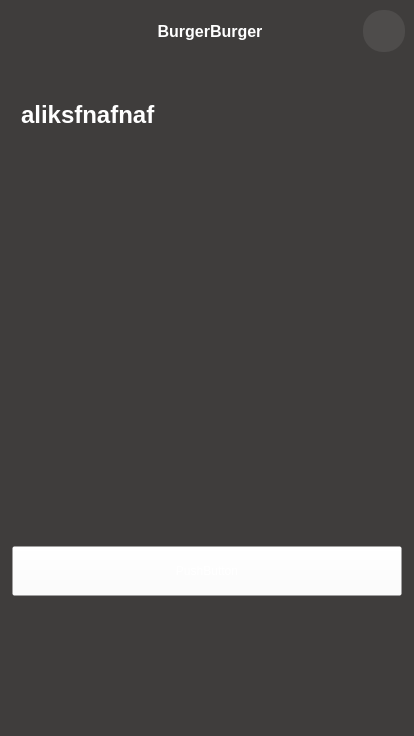
<?xml version="1.0" encoding="UTF-8"?>
<ui version="4.0">
 <class>MainWindow</class>
 <widget class="QMainWindow" name="MainWindow">
  <property name="geometry">
   <rect>
    <x>0</x>
    <y>0</y>
    <width>414</width>
    <height>736</height>
   </rect>
  </property>
  <property name="windowTitle">
   <string>MainWindow</string>
  </property>
  <widget class="QWidget" name="centralwidget">
   <property name="styleSheet">
    <string notr="true">#MainWidget{
	background-color:rgb(63, 61, 60)
}

QLabel{
	color:rgb(255, 255, 255);
}

QPushButton{
	color:rgb(255, 255, 255);
	background-color: rgba(255, 255, 255, 20);
}</string>
   </property>
   <layout class="QHBoxLayout" name="horizontalLayout">
    <property name="leftMargin">
     <number>0</number>
    </property>
    <property name="topMargin">
     <number>0</number>
    </property>
    <property name="rightMargin">
     <number>0</number>
    </property>
    <property name="bottomMargin">
     <number>0</number>
    </property>
    <item>
     <widget class="QWidget" name="MainWidget" native="true">
      <property name="styleSheet">
       <string notr="true"/>
      </property>
      <layout class="QVBoxLayout" name="verticalLayout">
       <property name="spacing">
        <number>10</number>
       </property>
       <property name="leftMargin">
        <number>0</number>
       </property>
       <property name="topMargin">
        <number>0</number>
       </property>
       <property name="rightMargin">
        <number>0</number>
       </property>
       <property name="bottomMargin">
        <number>0</number>
       </property>
       <item>
        <widget class="QWidget" name="TitleWidget" native="true">
         <property name="sizePolicy">
          <sizepolicy hsizetype="Preferred" vsizetype="Fixed">
           <horstretch>0</horstretch>
           <verstretch>0</verstretch>
          </sizepolicy>
         </property>
         <property name="minimumSize">
          <size>
           <width>0</width>
           <height>60</height>
          </size>
         </property>
         <property name="styleSheet">
          <string notr="true">QPushButton {
    border-radius: 20px;
}
</string>
         </property>
         <layout class="QHBoxLayout" name="horizontalLayout_2">
          <item>
           <widget class="QLabel" name="label_3">
            <property name="sizePolicy">
             <sizepolicy hsizetype="MinimumExpanding" vsizetype="Preferred">
              <horstretch>0</horstretch>
              <verstretch>0</verstretch>
             </sizepolicy>
            </property>
            <property name="minimumSize">
             <size>
              <width>48</width>
              <height>44</height>
             </size>
            </property>
            <property name="maximumSize">
             <size>
              <width>48</width>
              <height>44</height>
             </size>
            </property>
            <property name="font">
             <font>
              <pointsize>14</pointsize>
             </font>
            </property>
            <property name="text">
             <string/>
            </property>
            <property name="textFormat">
             <enum>Qt::AutoText</enum>
            </property>
            <property name="pixmap">
             <pixmap resource="resources.qrc">:/icons/icons/burger-svgrepo-com.png</pixmap>
            </property>
            <property name="scaledContents">
             <bool>true</bool>
            </property>
            <property name="alignment">
             <set>Qt::AlignCenter</set>
            </property>
           </widget>
          </item>
          <item>
           <widget class="QLabel" name="label">
            <property name="font">
             <font>
              <pointsize>12</pointsize>
              <weight>75</weight>
              <bold>true</bold>
             </font>
            </property>
            <property name="text">
             <string>BurgerBurger</string>
            </property>
            <property name="alignment">
             <set>Qt::AlignCenter</set>
            </property>
           </widget>
          </item>
          <item>
           <widget class="QPushButton" name="pushButton_4">
            <property name="sizePolicy">
             <sizepolicy hsizetype="Fixed" vsizetype="Fixed">
              <horstretch>0</horstretch>
              <verstretch>0</verstretch>
             </sizepolicy>
            </property>
            <property name="minimumSize">
             <size>
              <width>0</width>
              <height>0</height>
             </size>
            </property>
            <property name="maximumSize">
             <size>
              <width>42</width>
              <height>42</height>
             </size>
            </property>
            <property name="styleSheet">
             <string notr="true"/>
            </property>
            <property name="text">
             <string/>
            </property>
            <property name="icon">
             <iconset resource="resources.qrc">
              <normaloff>:/icons/icons/1564505_close_delete_exit_remove_icon.png</normaloff>:/icons/icons/1564505_close_delete_exit_remove_icon.png</iconset>
            </property>
            <property name="iconSize">
             <size>
              <width>50</width>
              <height>50</height>
             </size>
            </property>
           </widget>
          </item>
         </layout>
        </widget>
       </item>
       <item>
        <widget class="QWidget" name="Main" native="true">
         <layout class="QVBoxLayout" name="verticalLayout_2">
          <property name="spacing">
           <number>0</number>
          </property>
          <property name="leftMargin">
           <number>12</number>
          </property>
          <property name="topMargin">
           <number>0</number>
          </property>
          <property name="rightMargin">
           <number>12</number>
          </property>
          <property name="bottomMargin">
           <number>0</number>
          </property>
          <item>
           <spacer name="verticalSpacer_2">
            <property name="orientation">
             <enum>Qt::Vertical</enum>
            </property>
            <property name="sizeType">
             <enum>QSizePolicy::Fixed</enum>
            </property>
            <property name="sizeHint" stdset="0">
             <size>
              <width>20</width>
              <height>20</height>
             </size>
            </property>
           </spacer>
          </item>
          <item>
           <widget class="QWidget" name="ProductListWidget" native="true">
            <property name="sizePolicy">
             <sizepolicy hsizetype="Preferred" vsizetype="Preferred">
              <horstretch>0</horstretch>
              <verstretch>0</verstretch>
             </sizepolicy>
            </property>
            <layout class="QVBoxLayout" name="verticalLayout_3">
             <property name="spacing">
              <number>10</number>
             </property>
             <property name="leftMargin">
              <number>0</number>
             </property>
             <property name="topMargin">
              <number>0</number>
             </property>
             <property name="rightMargin">
              <number>0</number>
             </property>
             <property name="bottomMargin">
              <number>0</number>
             </property>
             <item alignment="Qt::AlignTop">
              <widget class="QWidget" name="widget" native="true">
               <property name="sizePolicy">
                <sizepolicy hsizetype="Preferred" vsizetype="Fixed">
                 <horstretch>0</horstretch>
                 <verstretch>0</verstretch>
                </sizepolicy>
               </property>
               <layout class="QVBoxLayout" name="verticalLayout_5">
                <item>
                 <widget class="QLabel" name="product">
                  <property name="sizePolicy">
                   <sizepolicy hsizetype="Preferred" vsizetype="Fixed">
                    <horstretch>0</horstretch>
                    <verstretch>0</verstretch>
                   </sizepolicy>
                  </property>
                  <property name="font">
                   <font>
                    <pointsize>18</pointsize>
                    <weight>75</weight>
                    <bold>true</bold>
                   </font>
                  </property>
                  <property name="text">
                   <string>aliksfnafnaf</string>
                  </property>
                 </widget>
                </item>
               </layout>
              </widget>
             </item>
            </layout>
           </widget>
          </item>
          <item>
           <spacer name="verticalSpacer_3">
            <property name="orientation">
             <enum>Qt::Vertical</enum>
            </property>
            <property name="sizeType">
             <enum>QSizePolicy::Fixed</enum>
            </property>
            <property name="sizeHint" stdset="0">
             <size>
              <width>20</width>
              <height>10</height>
             </size>
            </property>
           </spacer>
          </item>
          <item>
           <widget class="QWidget" name="Widget" native="true">
            <property name="sizePolicy">
             <sizepolicy hsizetype="Preferred" vsizetype="Fixed">
              <horstretch>0</horstretch>
              <verstretch>0</verstretch>
             </sizepolicy>
            </property>
            <property name="minimumSize">
             <size>
              <width>0</width>
              <height>0</height>
             </size>
            </property>
            <layout class="QVBoxLayout" name="verticalLayout_4">
             <property name="spacing">
              <number>0</number>
             </property>
             <property name="leftMargin">
              <number>0</number>
             </property>
             <property name="topMargin">
              <number>0</number>
             </property>
             <property name="rightMargin">
              <number>0</number>
             </property>
             <property name="bottomMargin">
              <number>0</number>
             </property>
             <item>
              <widget class="QPushButton" name="pushButton">
               <property name="minimumSize">
                <size>
                 <width>0</width>
                 <height>50</height>
                </size>
               </property>
               <property name="maximumSize">
                <size>
                 <width>16777215</width>
                 <height>50</height>
                </size>
               </property>
               <property name="text">
                <string>PushButton</string>
               </property>
              </widget>
             </item>
            </layout>
           </widget>
          </item>
          <item>
           <spacer name="verticalSpacer">
            <property name="orientation">
             <enum>Qt::Vertical</enum>
            </property>
            <property name="sizeType">
             <enum>QSizePolicy::Fixed</enum>
            </property>
            <property name="sizeHint" stdset="0">
             <size>
              <width>20</width>
              <height>140</height>
             </size>
            </property>
           </spacer>
          </item>
         </layout>
        </widget>
       </item>
      </layout>
     </widget>
    </item>
   </layout>
  </widget>
 </widget>
 <resources>
  <include location="resources.qrc"/>
 </resources>
 <connections/>
</ui>
